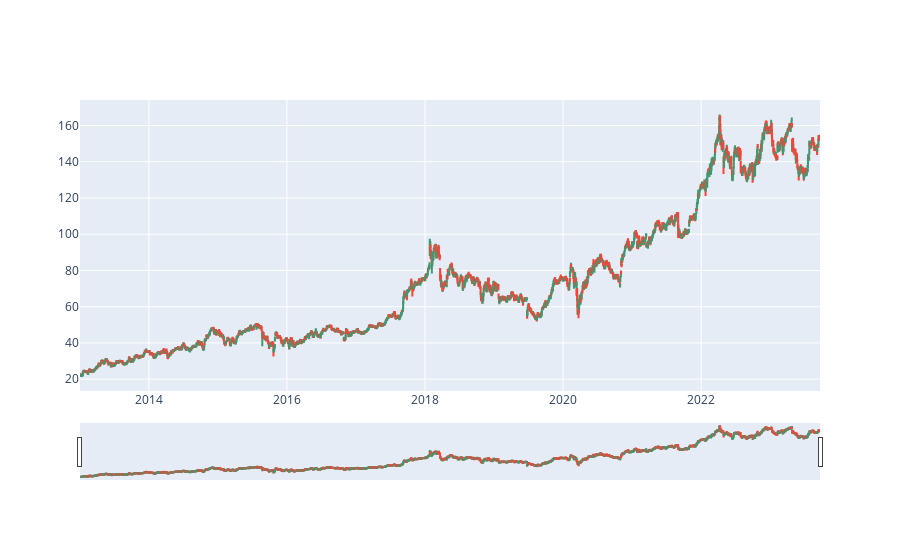

Source (notebook cell):
### Code cell
plot_candle_stick(df)

### Figure 1 — Plotly figure (JSON) as saved in the notebook; plotly's stock layout.template omitted (floating-point values rounded to 4 significant figures; data arrays with more than 128 entries replaced by an {"elided": "..."} marker saying what was removed)
{"data": [{"close": {"elided": "2699 float values"}, "high": {"elided": "2699 float values"}, "low": {"elided": "2699 float values"}, "open": {"elided": "2699 float values"}, "type": "candlestick", "x": {"elided": "2699 str values"}}], "layout": {}}
